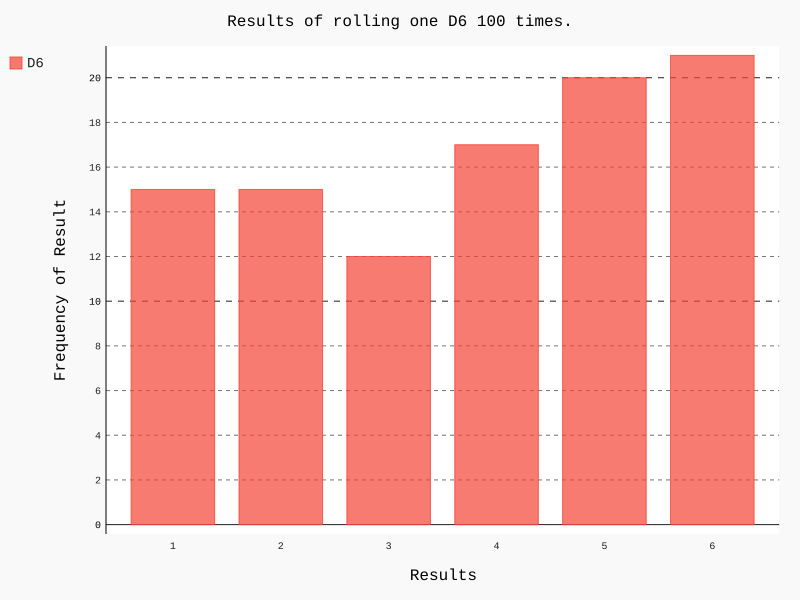

Python code for this plot:
import pygal

from die import Die

# 创建一个D6
die = Die()

# 掷几次骰子，并将结果存储在一个列表中
results = []
for roll_num in range(100):
    result = die.roll()
    results.append(result)

# print(results)

# 分析结果
frequencies = []
for value in range(1, die.num_sides+1):
    frequency = results.count(value)
    frequencies.append(frequency)

# print(frequencies)

# 对结果进行可视化
hist = pygal.Bar()

hist.title = "Results of rolling one D6 100 times."
hist.x_labels = [str(x) for x in range(1, 7)]
hist.x_title = "Results"
hist.y_title = "Frequency of Result"

hist.add('D6', frequencies)
hist.render_to_file('die_visual.svg')
